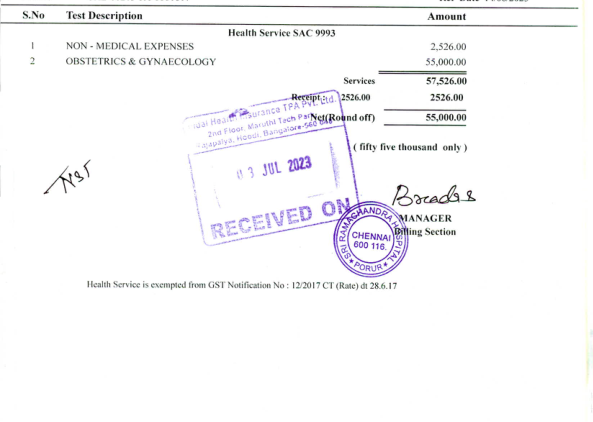
#> input picture forms/05aaffe0dfc5e4c4516d60623c56b115.png, 593 x 422 px; its folder holds only this picture in this run
$ python table_detection.py
#> lines starting #> are read from the running program, lines starting #| are printed output that depends on the picture; after the words box and inside, x2 and y2 are one past the last pixel; in counts of white or black regions, pixels touching at a corner belong together
import cv2
import numpy as np
import os

def ensure_dirs(directories):
    """Ensure that the directories exist."""
    for directory in directories:
        os.makedirs(directory, exist_ok=True)

def table_detection(img_path, cropped_dir, table_detect_dir, bb_dir):
    """Detect tables in the image and save the results."""
#> called with cropped_dir = './results/cropped/', table_detect_dir = './results/table_detect/', bb_dir = './results/bb/'
    img = cv2.imread(img_path)
#> img is the input picture: shape (422, 593, 3); mean B, G, R 249.5, 248, 248.4
    img_gray = cv2.cvtColor(img, cv2.COLOR_BGR2GRAY)
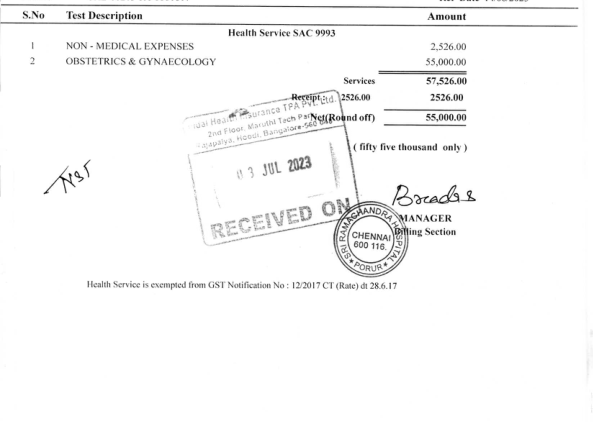
#> img_gray: shape (422, 593); min 5, max 255, mean 248.3

    # Binarize the image using Otsu's thresholding
    _, img_bin = cv2.threshold(img_gray, 128, 255, cv2.THRESH_BINARY | cv2.THRESH_OTSU)
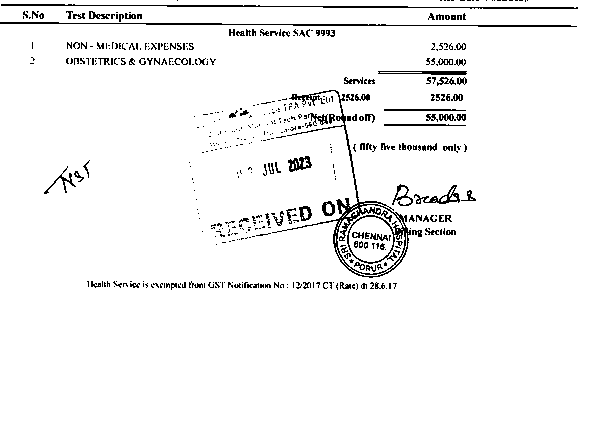
#> img_bin: shape (422, 593); 95.6% white; black in thin lines or dots, all inside (x1, y1, x2, y2) = (0, 0, 578, 290)
    img_bin = cv2.bitwise_not(img_bin)

    # Calculate kernel lengths
    height, width = img_gray.shape
#> height = 422; width = 593
    kernel_length_v = width // 120
#> kernel_length_v = 4
    kernel_length_h = width // 40
#> kernel_length_h = 14

    # Detect vertical lines
    vertical_kernel = cv2.getStructuringElement(cv2.MORPH_RECT, (1, kernel_length_v))
#> vertical_kernel = [1, 1, 1, 1]
    vertical_lines_img = cv2.dilate(cv2.erode(img_bin, vertical_kernel, iterations=3), vertical_kernel, iterations=3)
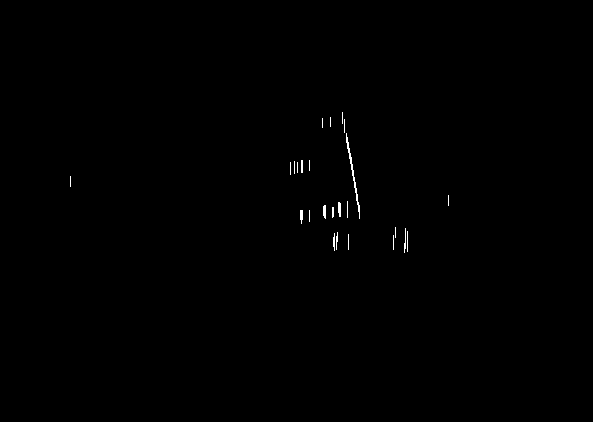
#> vertical_lines_img: shape (422, 593); 0.24% white in thin lines or dots, all inside (x1, y1, x2, y2) = (70, 112, 449, 253)

    # Detect horizontal lines
    horizontal_kernel = cv2.getStructuringElement(cv2.MORPH_RECT, (kernel_length_h, 1))
    horizontal_lines_img = cv2.dilate(cv2.erode(img_bin, horizontal_kernel, iterations=3), horizontal_kernel, iterations=3)
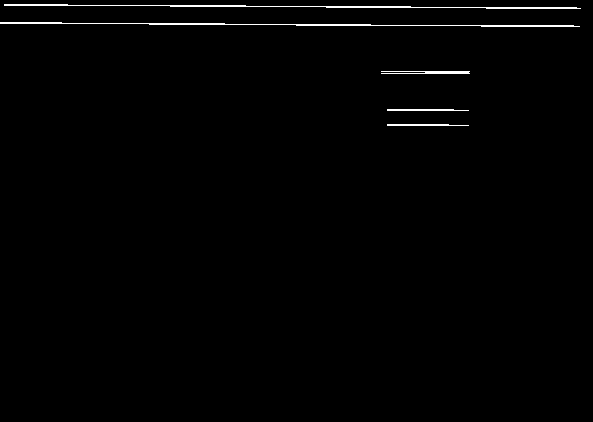
#> horizontal_lines_img: shape (422, 593); 0.92% white in thin lines or dots, all inside (x1, y1, x2, y2) = (0, 4, 581, 126)

    # Combine horizontal and vertical lines
    table_segment = cv2.addWeighted(vertical_lines_img, 0.5, horizontal_lines_img, 0.5, 0.0)
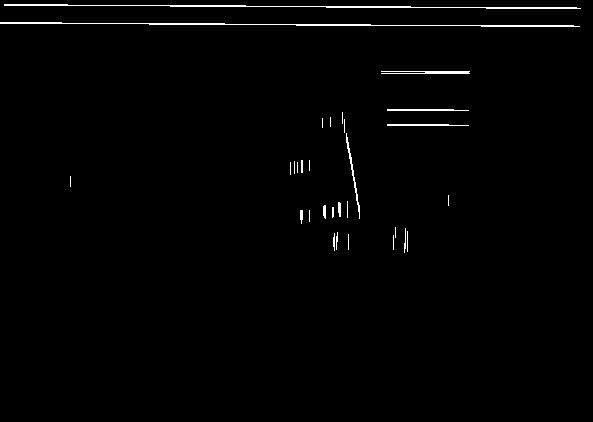
#> table_segment: shape (422, 593); values 0 (black) and 128 (white), 1.2% white in thin lines or dots, all inside (x1, y1, x2, y2) = (0, 4, 581, 253)
    table_segment = cv2.erode(cv2.bitwise_not(table_segment), cv2.getStructuringElement(cv2.MORPH_RECT, (3, 3)), iterations=2)
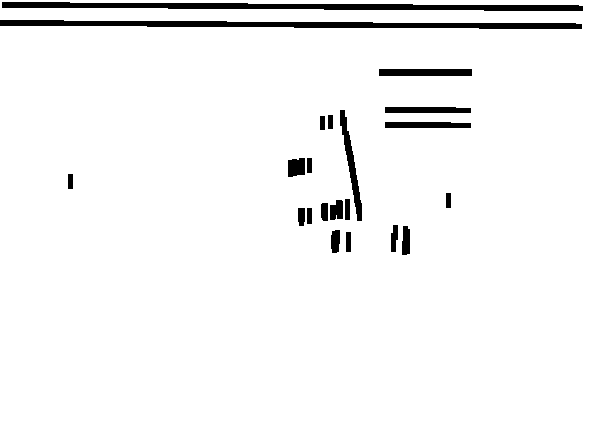
#> table_segment: shape (422, 593); values 127 (black) and 255 (white), 95.7% white; 21 black regions, largest, box (x1, y1, x2, y2) and area: (2, 2, 583, 11) 3237, (0, 20, 582, 29) 3230, (340, 110, 362, 221) 708

    # Find contours to detect table cells/segments
    contours, _ = cv2.findContours(table_segment, cv2.RETR_TREE, cv2.CHAIN_APPROX_SIMPLE)
#> contours = [[[0, 0], [0, 421], [592, 421], [592, 0]]]

    count = 0
    for c in contours:
        x, y, w, h = cv2.boundingRect(c)

        # Filter contours to detect valid tables/boxes
        if (w > 80 and h > 20) and w > 3 * h:
            count += 1
            cropped = img[y:y + h, x:x + w]
            cropped_filename = os.path.join(cropped_dir, f"crop_{count}_{os.path.basename(img_path)}")
            cv2.imwrite(cropped_filename, cropped)

        # Draw rectangles around detected contours on the original image
        cv2.rectangle(img, (x, y), (x + w, y + h), (0, 255, 0), 2)
#> this loop made 1 pass
#> (c, x, y, w, h) on pass 1: ([[0, 0], [0, 421], [592, 421], [592, 0]], 0, 0, 593, 422)
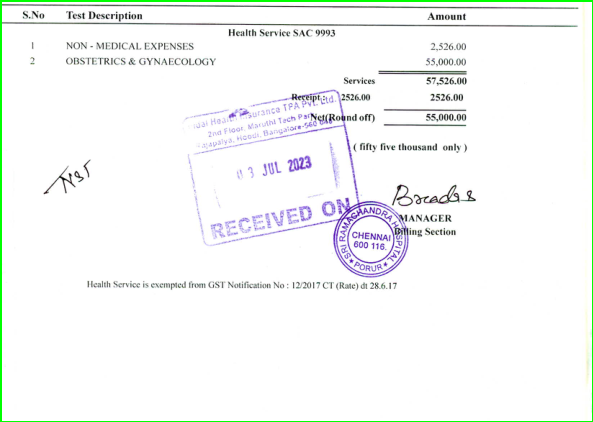
#> img: shape (422, 593, 3); 1.21% of pixels changed, all inside (x1, y1, x2, y2) = (0, 0, 593, 422)
#> after the loop, count = 0

    # Save the processed images
    cv2.imwrite(os.path.join(table_detect_dir, f"table_detect_{os.path.basename(img_path)}"), table_segment)
    cv2.imwrite(os.path.join(bb_dir, f"bb_{os.path.basename(img_path)}"), img)

# Ensure output directories exist
form_dir = './forms/'
cropped_dir = './results/cropped/'
table_detect_dir = './results/table_detect/'
bb_dir = './results/bb/'
ensure_dirs([cropped_dir, table_detect_dir, bb_dir])

# Process all images in the form directory
image_files = [f for f in os.listdir(form_dir) if f.lower().endswith(('.png', '.jpg', '.jpeg'))]
for img_file in image_files:
    img_path = os.path.join(form_dir, img_file)
    table_detection(img_path, cropped_dir, table_detect_dir, bb_dir)

$ run again, on forms/1.png
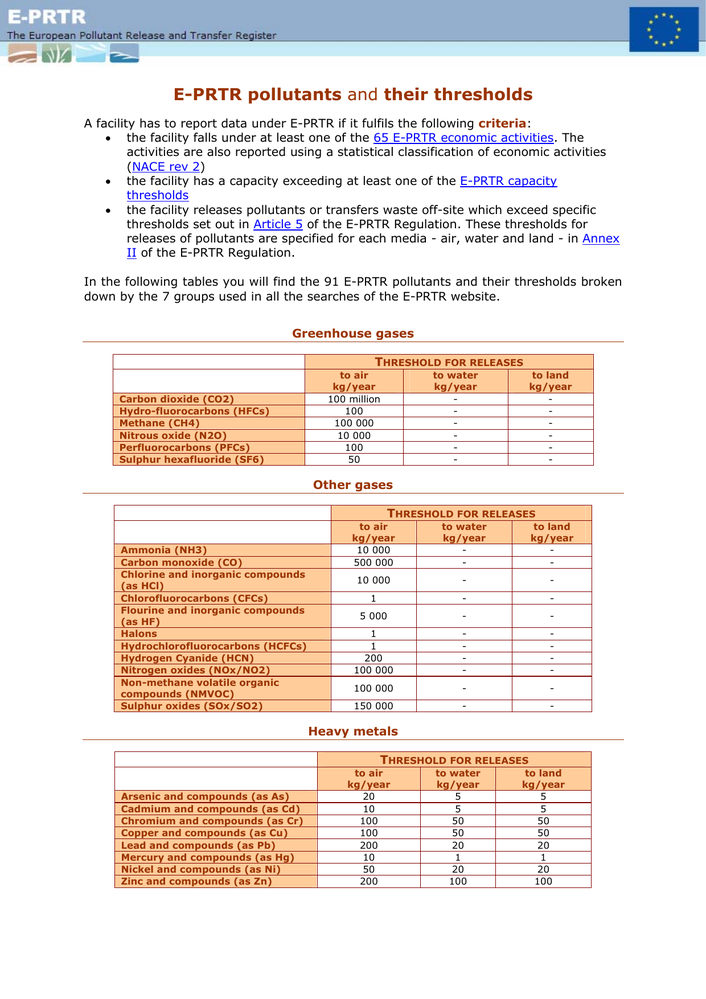
#> input picture forms/1.png, 706 x 999 px, shrunk from 1240 x 1755 before the run
#> in table_detection, img is the input picture: shape (999, 706, 3); mean B, G, R 225, 229.8, 238.8
#> in table_detection, `_, img_bin = cv2.threshold(img_gray, 128, 255, cv2.THRESH_BINARY | cv2..`:
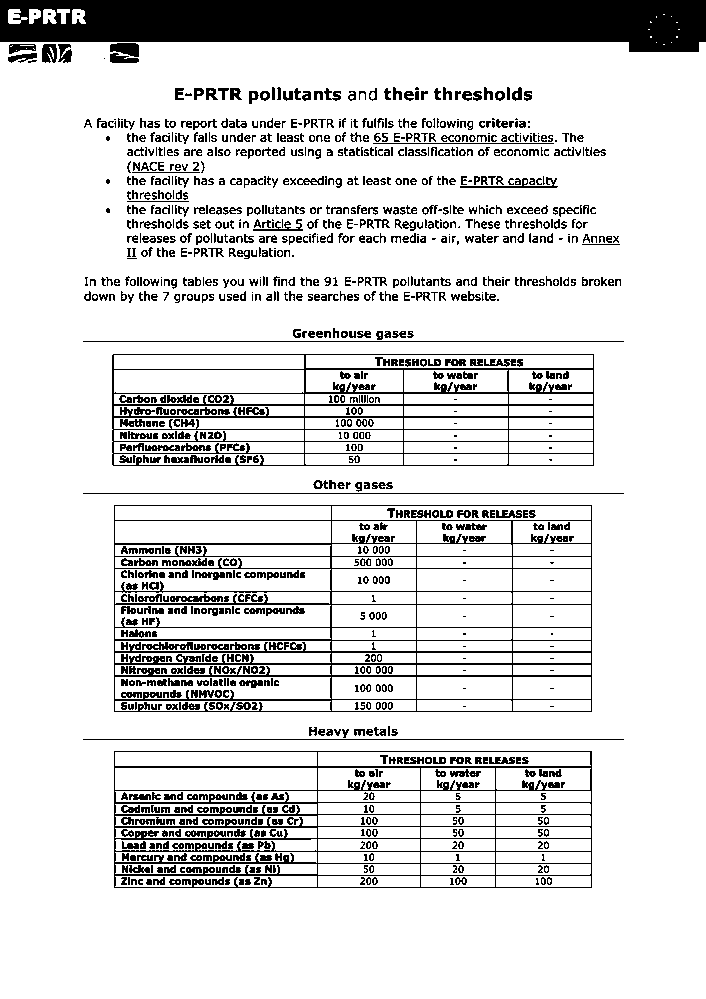
#> img_bin: shape (999, 706); 85.5% white; 1217 black regions (263 under 20 px), largest, box (x1, y1, x2, y2) and area: (0, 0, 706, 52) 29561, (114, 505, 592, 712) 11632, (114, 751, 592, 888) 9396
#> vertical_lines_img: shape (999, 706); 4.6% white; 29 white regions (2 under 20 px), largest, box (x1, y1, x2, y2) and area: (0, 0, 706, 52) 29489, (330, 505, 332, 712) 316, (511, 520, 513, 712) 217
#> horizontal_lines_img: shape (999, 706); 7.5% white; 45 white regions
#> contours = 166 contours; largest, box (x1, y1, x2, y2) and area: (0, 44, 706, 999) 671821, (0, 11, 83, 22) 816, (109, 413, 117, 421) 47, (109, 401, 117, 409) 47, (301, 389, 309, 397) 47
#> the loop in table_detection, `for c in contours:` made 166 passes
#> (x, y, w, h) on passes 1 to 3: (0, 44, 706, 955), (588, 884, 7, 7), (492, 884, 7, 7)
#> after the loop in table_detection, `for c in contours:`:
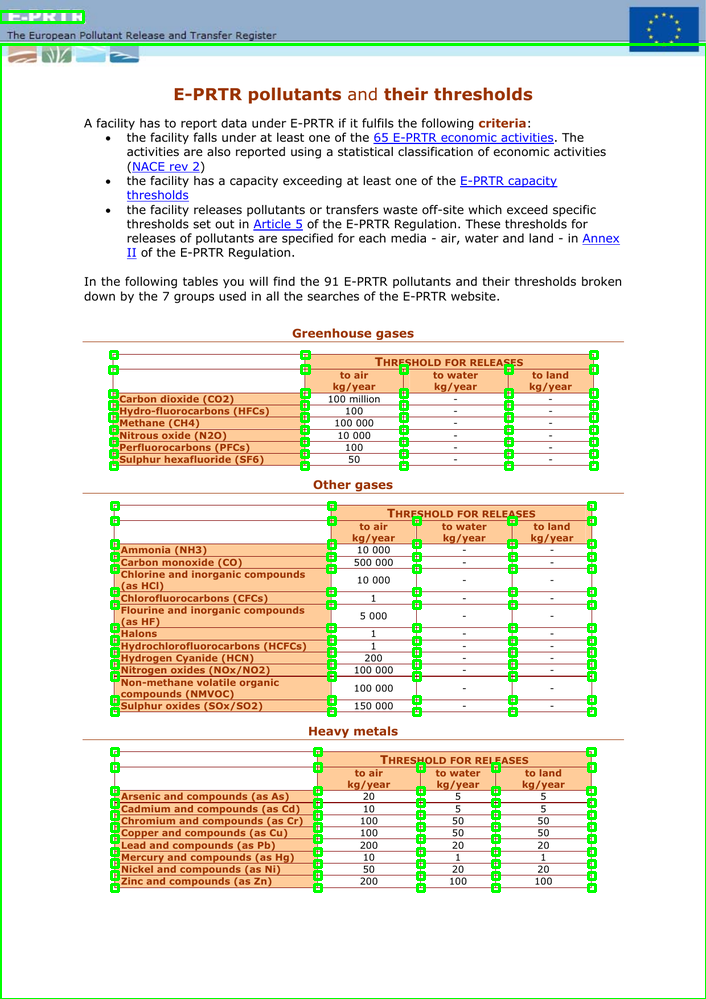
#> img: shape (999, 706, 3); 2.8% of pixels changed, all inside (x1, y1, x2, y2) = (0, 10, 706, 999)
#> after the loop in table_detection, `for c in contours:`: count = 0

$ run again, on forms/17989ac1859e333ee4193ad5860d5100.png
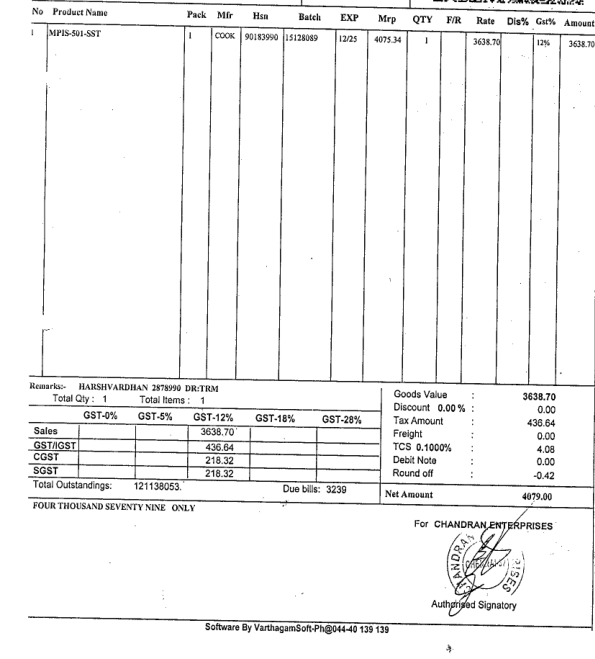
#> input picture forms/17989ac1859e333ee4193ad5860d5100.png, 595 x 659 px
#> in table_detection, img is the input picture: shape (659, 595, 3); min 0, max 255, mean 243
#> vertical_lines_img: shape (659, 595); 1.8% white in thin lines or dots, all inside (x1, y1, x2, y2) = (42, 0, 595, 634)
#> horizontal_lines_img: shape (659, 595); 1.9% white in thin lines or dots
#> in table_detection, `table_segment = cv2.erode(cv2.bitwise_not(table_segment), cv2.getStruc..`:
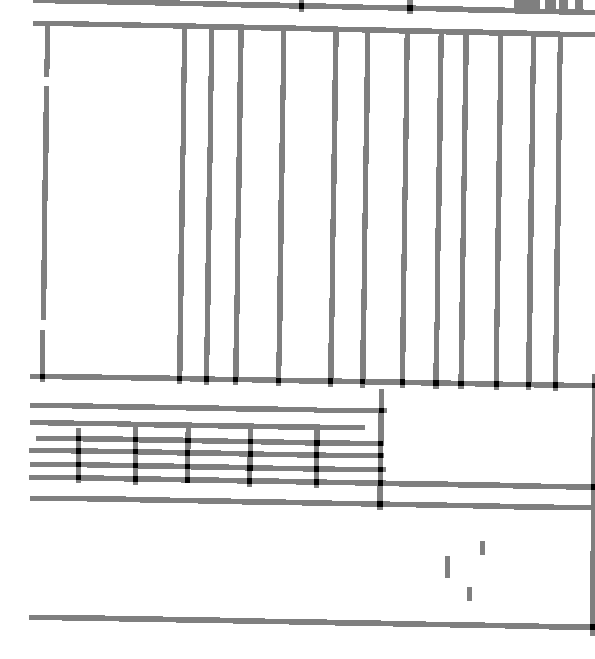
#> table_segment: shape (659, 595); min 0, max 255, mean 236.4
#> contours = 42 contours; largest, box (x1, y1, x2, y2) and area: (0, 0, 595, 659) 390774, (376, 500, 384, 508) 47, (246, 464, 254, 472) 47, (313, 439, 321, 447) 47, (432, 379, 440, 387) 47
#> the loop in table_detection, `for c in contours:` made 42 passes
#> (x, y, w, h) on passes 1 to 8: (0, 0, 595, 659), (376, 500, 8, 8), (377, 479, 7, 8), (313, 478, 7, 8), (246, 477, 7, 8), (184, 476, 7, 8), (132, 475, 7, 8), (75, 474, 7, 7)
#> after the loop in table_detection, `for c in contours:`:
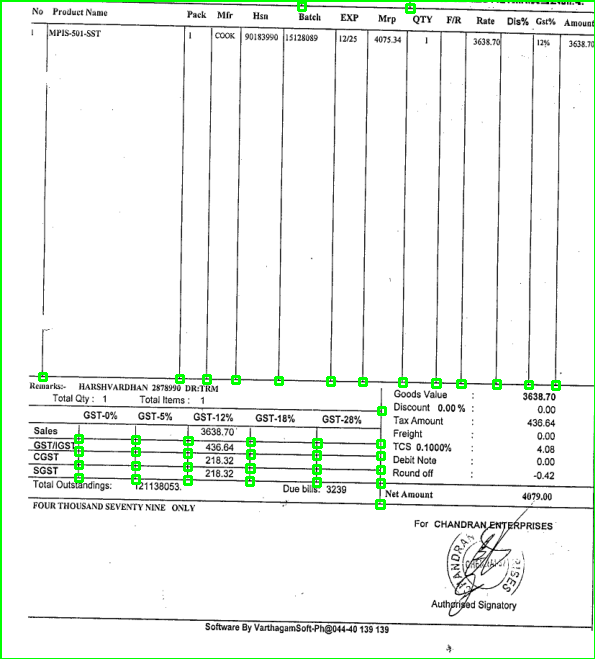
#> img: shape (659, 595, 3); 1.83% of pixels changed, all inside (x1, y1, x2, y2) = (0, 0, 595, 659)
#> after the loop in table_detection, `for c in contours:`: count = 0
